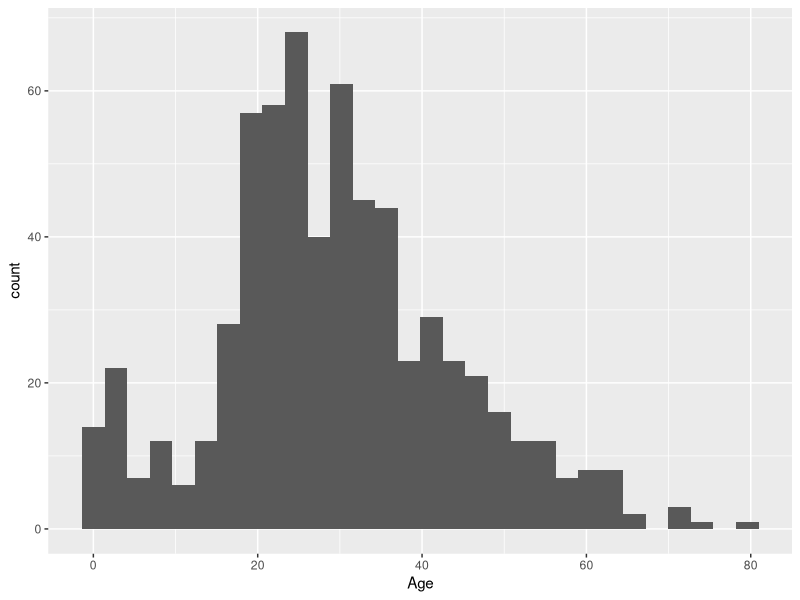
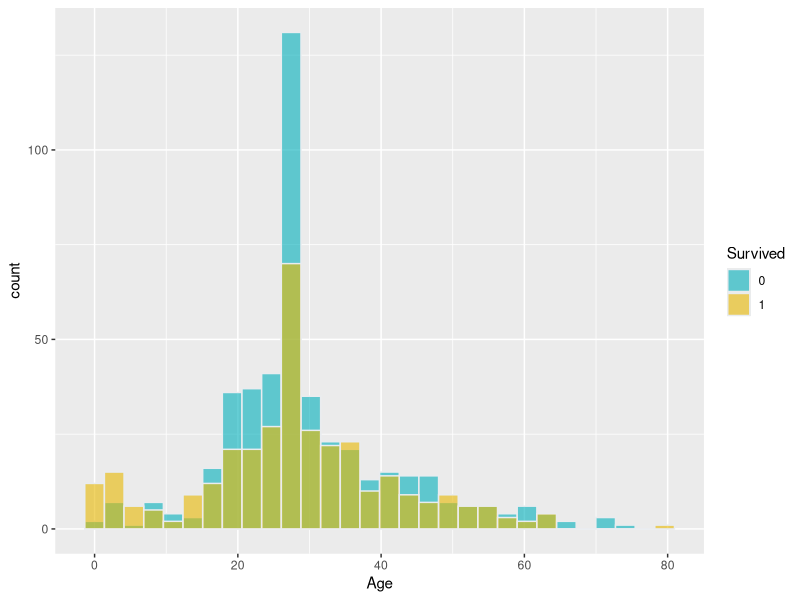
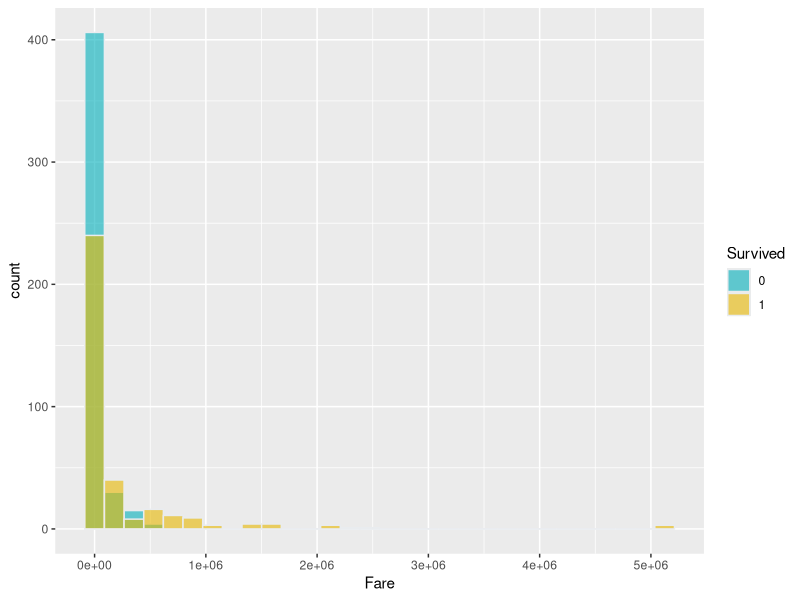
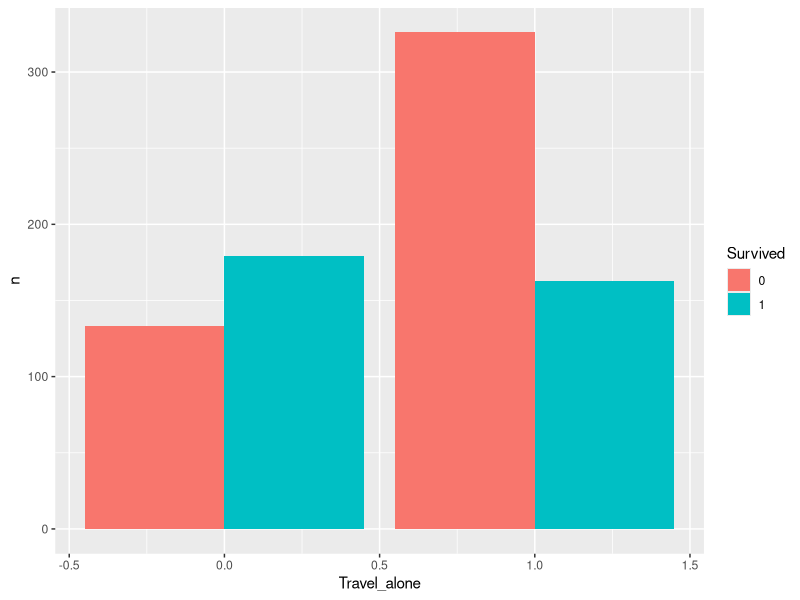
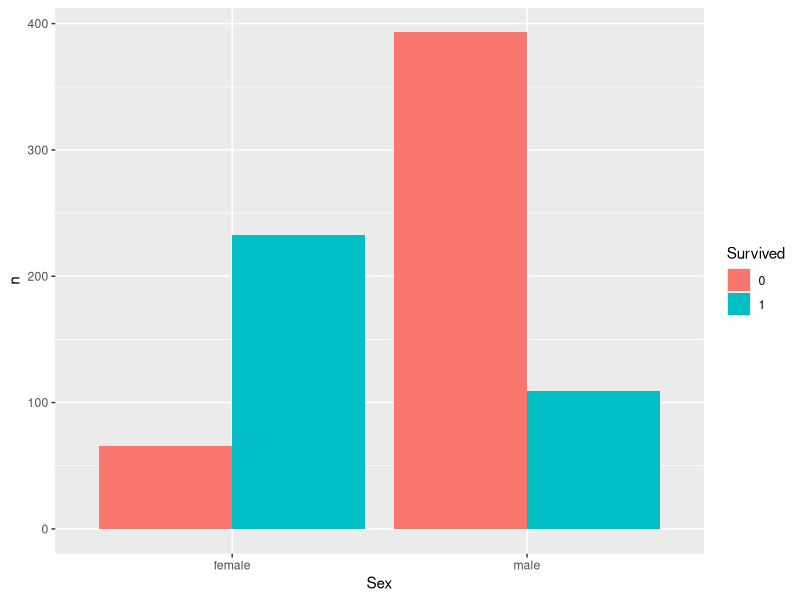
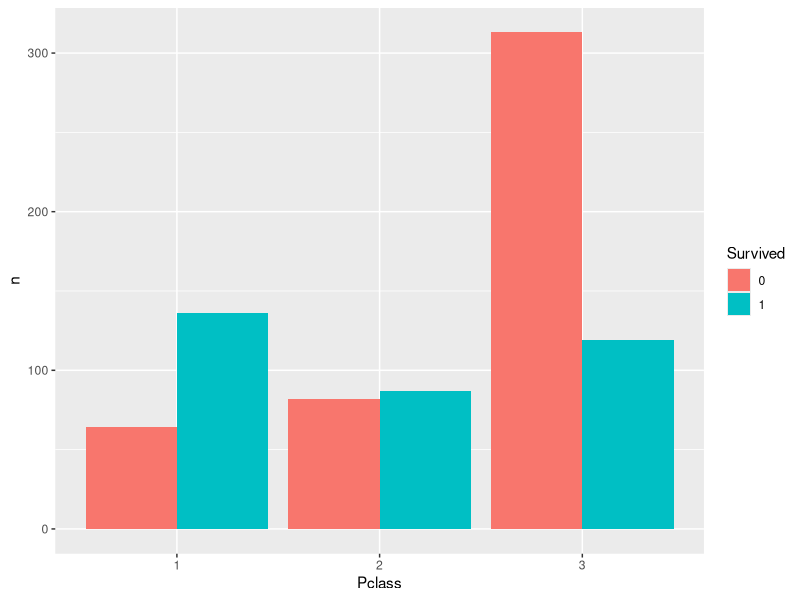

Source code (R) for these figures, in order:
# Cargar paquetes
library(ggplot2)
library(dplyr)
library(readxl)
library(Hmisc)
library(fastDummies)
library(GGally)


# Leer bases de datos
train_df <- read_excel("Modulo 2/titanic_train.xlsx")
test_df <- read_excel("Modulo 2/titanic_test.xlsx")


# Exploremos la base de datos de entrenamiento
str(train_df)
train_df$Age <- as.numeric(train_df$Age)
train_df$Survived <- as.character(train_df$Survived)
train_df$Pclass <- as.character(train_df$Pclass)
train_df$Fare <- as.numeric(train_df$Fare)

# Survived
train_df %>% group_by(Survived) %>%
  count()

# Datos faltantes
sum(is.na(train_df))
colSums(is.na(train_df))

# Age
ggplot(train_df, aes(x=Age)) + geom_histogram()

# imputacion de valores faltantes
train_df$Age <- impute(train_df$Age, median)
train_df$Age <- as.numeric(train_df$Age)

# Embarked
train_df %>% group_by(Embarked) %>%
  count()

# imputacion de valores faltantes
train_df <- train_df %>% mutate(Embarked = ifelse(is.na(Embarked), "S", Embarked))

# Creemos una nueva variable que indique si la persona viaja sola o no

# SibSp       
train_df %>% group_by(SibSp) %>%
  count()

# Parch        
train_df %>% group_by(Parch) %>%
  count()

train_df <- train_df %>% mutate(Travel_alone = ifelse(train_df$SibSp + train_df$Parch == 0, 1, 0))
train_df %>% group_by(Travel_alone) %>%
  count()

train_df <- train_df %>% select(-SibSp, -Parch, -Name, -Ticket, -Cabin,
                                -PassengerId)

# Análisis de variables
# Age
ggplot(train_df, aes(x = Age, fill = Survived)) +
geom_histogram(color="#e9ecef", alpha=0.6, position = 'identity') +
  scale_fill_manual(values=c("#00AFBB", "#E7B800"))

# Fare
ggplot(train_df, aes(x = Fare, fill = Survived)) +
  geom_histogram(color="#e9ecef", alpha=0.6, position = 'identity') +
  scale_fill_manual(values=c("#00AFBB", "#E7B800"))

# Travel_alone
train_df %>% group_by(Travel_alone, Survived) %>%
             count() %>%
             ggplot(aes(fill=Survived, y=n, x=Travel_alone)) +
             geom_bar(position='dodge', stat='identity')

# Sex
train_df %>% group_by(Sex, Survived) %>%
  count() %>%
  ggplot(aes(fill=Survived, y=n, x=Sex)) +
  geom_bar(position='dodge', stat='identity')

# Pclass
train_df %>% group_by(Pclass, Survived) %>%
  count() %>%
  ggplot(aes(fill=Survived, y=n, x=Pclass)) +
  geom_bar(position='dodge', stat='identity')


# Ajustemos modelo de regresión logistica
train_df$Survived <- as.numeric(train_df$Survived)
modelo <- glm(Survived ~., data = train_df, family = binomial())
summary(modelo)

# Predicciones del modelo para los primeros 5 empleados
glm.probs <- predict(modelo, type = "response")
glm.probs[1:5]

glm.pred <- ifelse(glm.probs > 0.5, 1, 0)
glm.pred[1:5]

# Accuracy del modelo
table(glm.pred, train_df$Survived)

accuracy_model <- mean(glm.pred == train_df$Survived)
accuracy_model

# Hagamos predicciones con el modelo
test_df$Age <- as.numeric(test_df$Age)
test_df$Pclass <- as.character(test_df$Pclass)
test_df$Fare <- as.numeric(test_df$Fare)

colSums(is.na(test_df))

test_df$Age <- impute(test_df$Age, median)
test_df$Fare <- impute(test_df$Fare, median)

test_df <- test_df %>% mutate(Travel_alone = ifelse(SibSp + Parch == 0, 1, 0))
test_df <- test_df %>% select(-SibSp, -Parch, -Name, -Ticket, -Cabin,
                              -PassengerId)


predict(modelo, test_df, type = "response")
